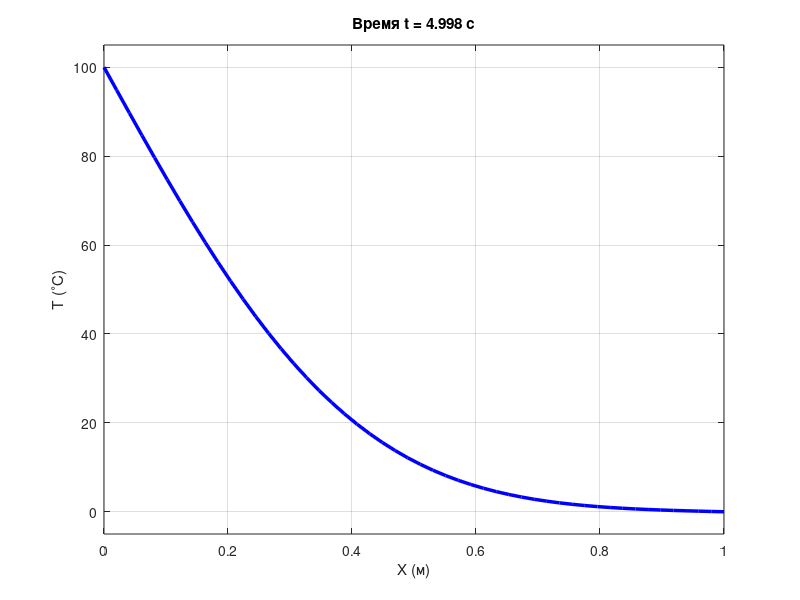

MATLAB code for this plot:
clc; clear; close all;

L = 1.0; T_final = 5.0; alpha = 0.01;
Nx = 50; dx = L/(Nx-1); x = linspace(0, L, Nx);
dt = 0.4 * (dx^2 / alpha); Nt = round(T_final / dt);

T = zeros(1, Nx); T(1) = 100; T(end) = 0;

figure('Color', 'w');
h_plot = plot(x, T, 'b-', 'LineWidth', 2.5);
hold on; grid on; box on;
xlim([0 L]); ylim([-5 105]);
xlabel('X (м)'); ylabel('T (^{\circ}C)');
title_obj = title('Время t = 0.000 с');

for n = 1:Nt
    T_inner = T(2:end-1) + (alpha*dt/dx^2)*(T(3:end)-2*T(2:end-1)+T(1:end-2));
    T = [100, T_inner, 0];

    set(h_plot, 'YData', T);
    set(title_obj, 'String', sprintf('Время t = %.3f с', n*dt));
    drawnow; pause(0.01);
end
disp('Готово.');
